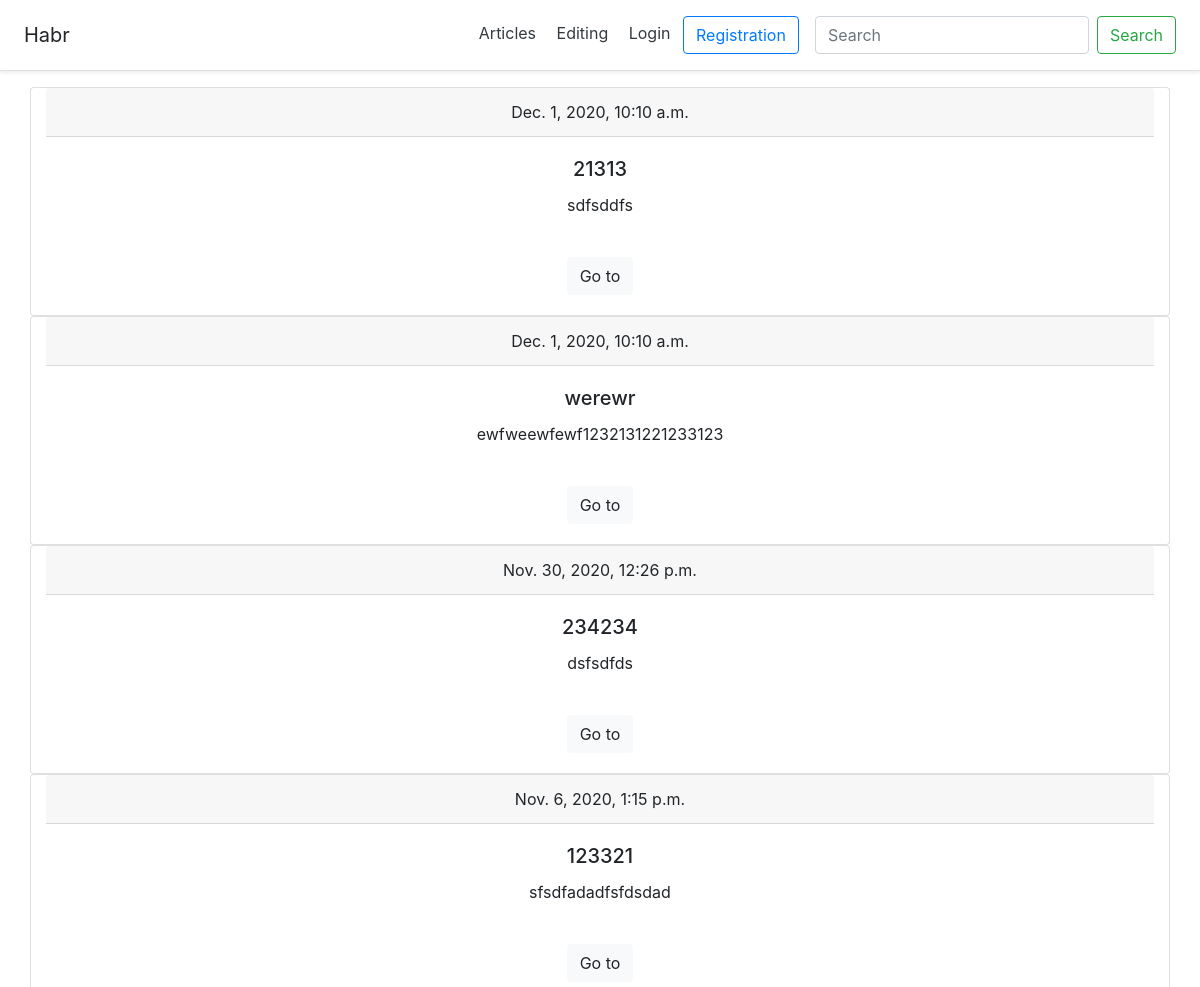
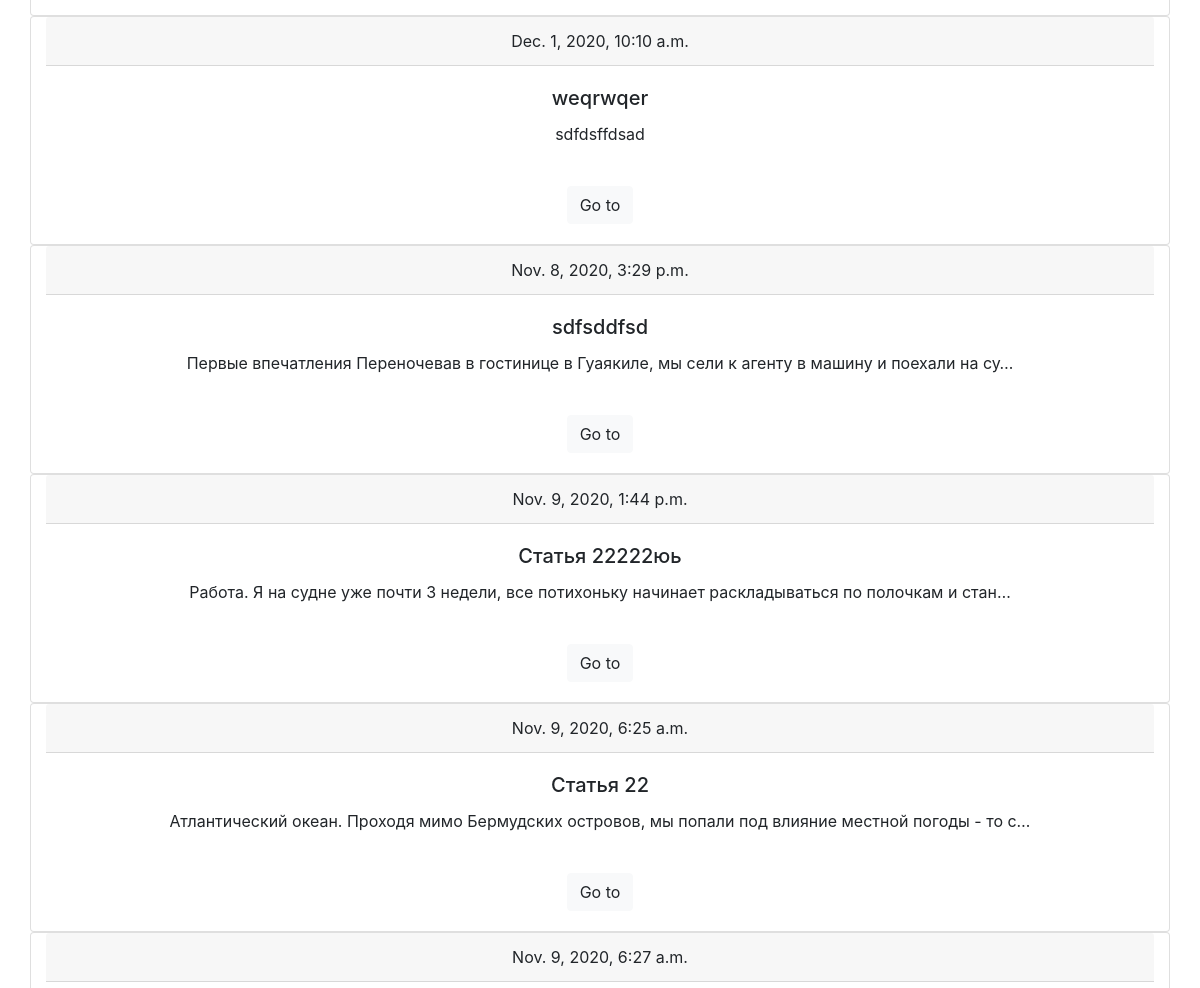
Before: / (upper part) with the older database file (2 pictures, top to bottom).
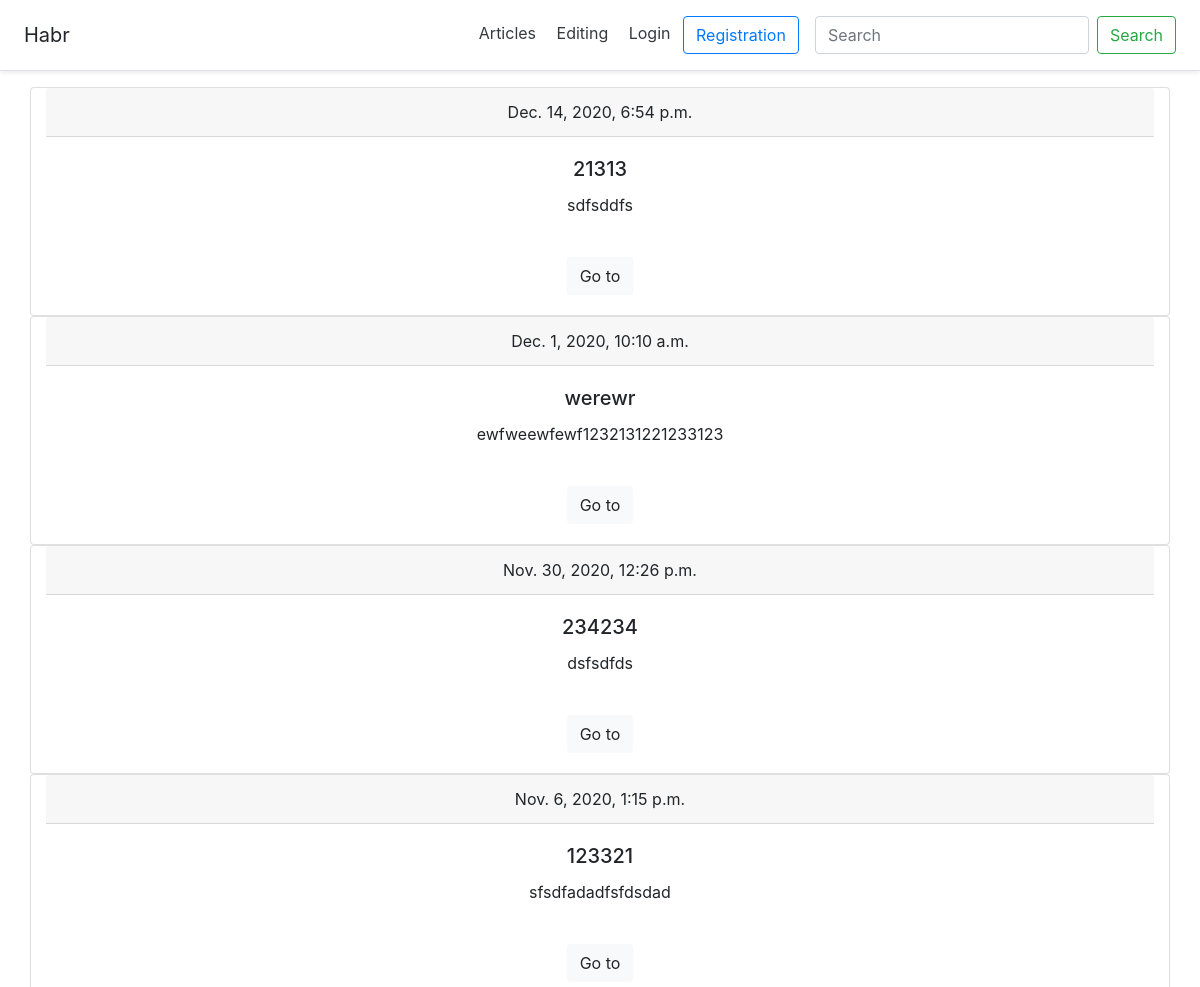
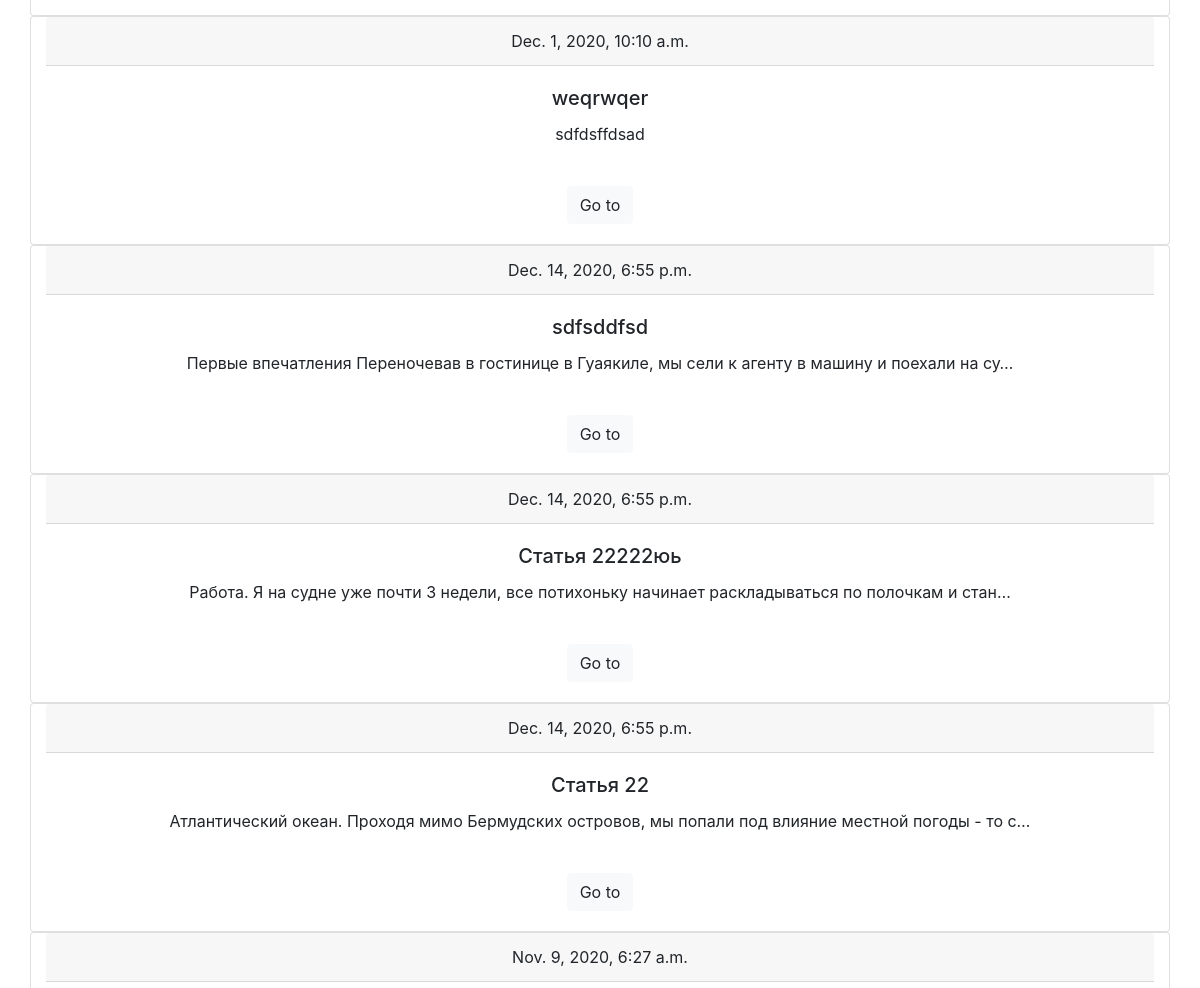
After: the same page with the newer database file (2 pictures, top to bottom).
### main/models.py (models this page shows, shortened)
class Article(models.Model):
    user_id = models.ForeignKey(User, on_delete=models.CASCADE, blank=True, null=True)
    create_date = models.DateTimeField(auto_now=True)
    title = models.CharField('title', max_length=100, null=False)
    body = models.TextField('body', null=False)
    views = models.IntegerField(default=0)

### main/views.py (the view)
# urls.py: path('', views.HomeListView.as_view(), name='index'),
class HomeListView(ListView):
    model = Article
    template_name = 'main/index.html'
    context_object_name = 'articles'

### main/templates/main/index.html
{% extends 'main/base.html' %}
{% block content %}
{% for i in articles%}
<div class="card container">
    <div class="card-header">
        {{i.create_date}}
    </div>
    <div class="card-body">
        <h5 class="card-title">{{i.title}}</h5>
        <p class="card-text">{{i.body|truncatechars:"100"}}</p><br>
        <a href="/article/{{i.id}}" class="btn btn-light">Go to</a>
    </div>
</div>
{% endfor %}
{% endblock %}

Changed rows visible on the page:
changed Article "sdfsddfs": create_date "Dec. 1, 2020, 10:10 a.m." → "Dec. 14, 2020, 6:54 p.m."
changed Article "sdfsddfsd": create_date "Nov. 8, 2020, 3:29 p.m." → "Dec. 14, 2020, 6:55 p.m."
changed Article "Статья 22222юь": create_date "Nov. 9, 2020, 1:44 p.m." → "Dec. 14, 2020, 6:55 p.m."
changed Article "Статья 22": create_date "Nov. 9, 2020, 6:25 a.m." → "Dec. 14, 2020, 6:55 p.m."
